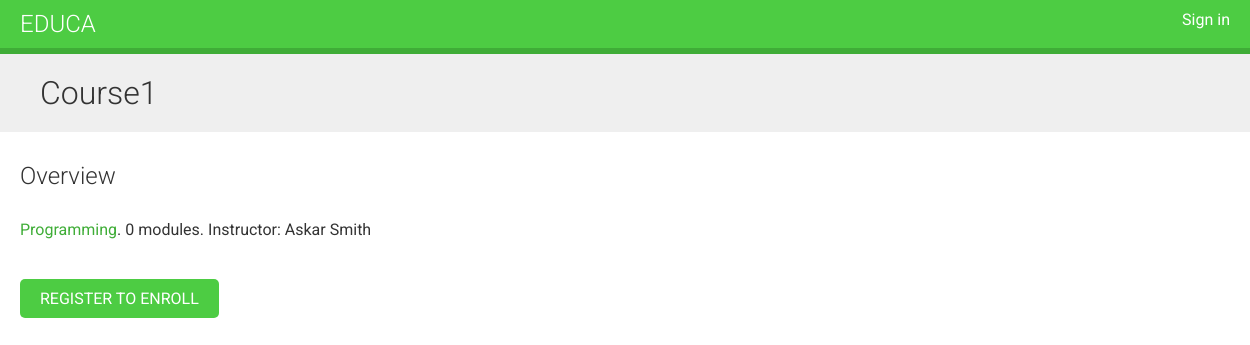
The app's page /course/course1/, older data.
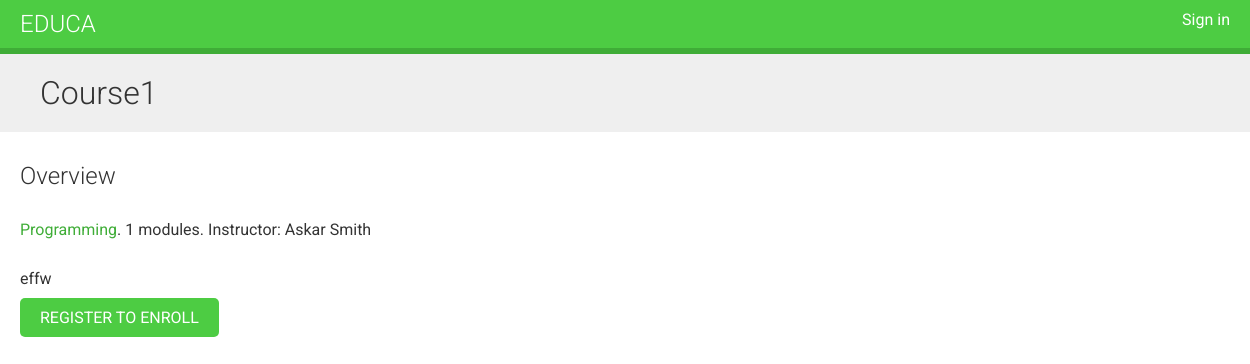
The same page, newer data.
### courses/models.py (models this page shows, shortened)
class Course(models.Model):
    owner = models.ForeignKey(User,
                              related_name='courses_created',
                              on_delete=models.CASCADE)
    subject = models.ForeignKey(Subject,
                                related_name='courses',             # always pay attention
                                on_delete=models.CASCADE)
    title = models.CharField(max_length=255)
    slug = models.SlugField(max_length=255, unique=True)
    overview = models.TextField()
    created = models.DateTimeField(auto_now_add=True)
    students = models.ManyToManyField(User,
                                      related_name='courses_joined',
                                      blank=True)
    class Meta:
        ordering = ['-created']

### courses/views.py (the view)
class CourseDetailView(DetailView):
    model = Course
    template_name = 'courses/course/detail.html'
    def get_context_data(self, **kwargs):
        context = super().get_context_data(**kwargs)
        context['enroll_form'] = CourseEnrollForm(
            initial={'course': self.object}
        )
        return context

### courses/templates/courses/course/detail.html (shortened to what this page needs)
{% extends "base.html" %}
{% block content %}
  {% with subject=object.subject %}
    <h1>
      {{ object.title }}
    </h1>
    <div class="module">
      <h2>Overview</h2>
      <p>
        <a href="{% url "course_list_subject" subject.slug %}">
        {{ subject.title }}</a>.
        {{ object.modules.count }} modules.
        Instructor: {{ object.owner.get_full_name }}
      </p>
      {{ object.overview|linebreaks }}
      {% if request.user.is_authenticated %}
        <form action="{% url "student_enroll_course" %}" method="post">
          {{ enroll_form }}
          {% csrf_token %}
          <input type="submit" value="Enroll now">
        </form>
      {% else %}
        <a href="{% url "student_registration" %}" class="button">
          Register to enroll
        </a>
      {% endif %}
    </div>
  {% endwith %}
{% endblock %}

Row changes from the older to the newer data that the page shows:
changed Course "Course1": modules.count "0" → "1"; overview (not shown) → "effw"
